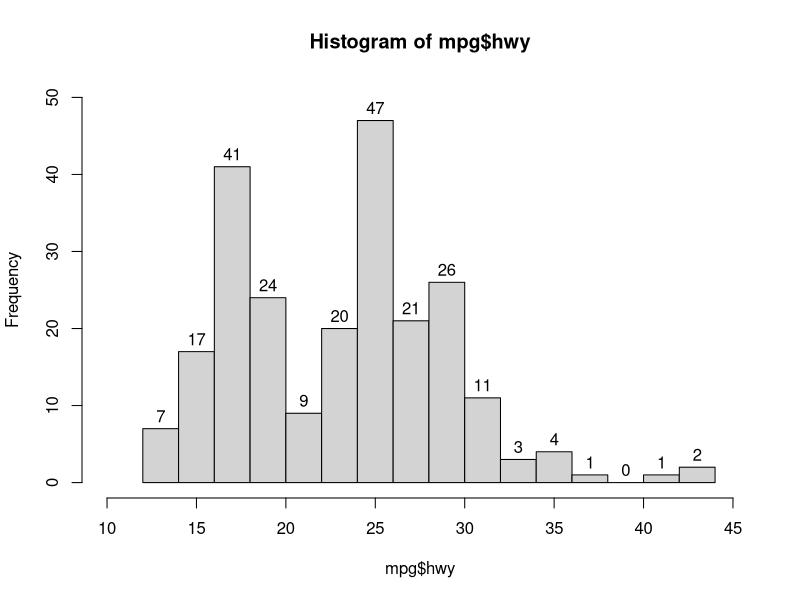

Recreate this plot in R.
#Question 1:
#Supervised learning: Machine learning that including prediction, estimation, model selection, and inference.
#To be specific, supervised learning can accurately predict future response given predictors, understand how predictors affect response, select the best model, and assess the quality of predictions and estimation.
#Unsupervised learning don't have a supervisor, and the model work on its own. (From Lec1 pg30)

#Question 2:
#In the context of machine learning, the regression model is where the response variable Y is quantitative. To be specific, Y are numerical values.
#For the classification model, the response variable Y is qualitative, i.e. categorical values. (Lec1 31)

#Question 3:
#Didn't covered.

#Question 4:
#Descriptive models: Choose model to best visually emphasize a trend in data.
#Inferential models focus on those features are essential. It is aimed to test theories and possibly causal claims. It also state the relationship between outcome and predictors.
#Predictive models answer what combo of features fits the model best. And it aims to predict Y with minimum reducible error. It doesn't focus on hypothesis tests.
#(Lec2 pg7)

#Question 5:
#Mechanistic assume a parametric form. It relies on known formula and parameters. It can add parameters to add more flexibility, but too many parameters may overfit the model. It won't match true unknown f.
#Empirically-driven means the model has no assumptions about f. It require a large number of observations. By default, it has much more flexibility than mechanistic models. It also has the risk of overfitting.
#(Lec2 pg6)
#
#bias-variance tradeoff didn't covered in class.

#Question 6:
#The first question is predictive, since it using a set of information to predict outcome(who will they vote).
#The second question is inferential. It want to test whether the feature 'having contact with the candidate' is significant regarding the outcome. We want to observed the pattern with that feature.
#(Lec2 pg7)

install.packages("tidyverse")
library(tidyverse)
mpg
h=hist(mpg$hwy,xlim=c(10,45),ylim=c(0,50),breaks=20)
text(h$mids,h$counts,labels=h$counts, adj=c(0.5, -0.5))
